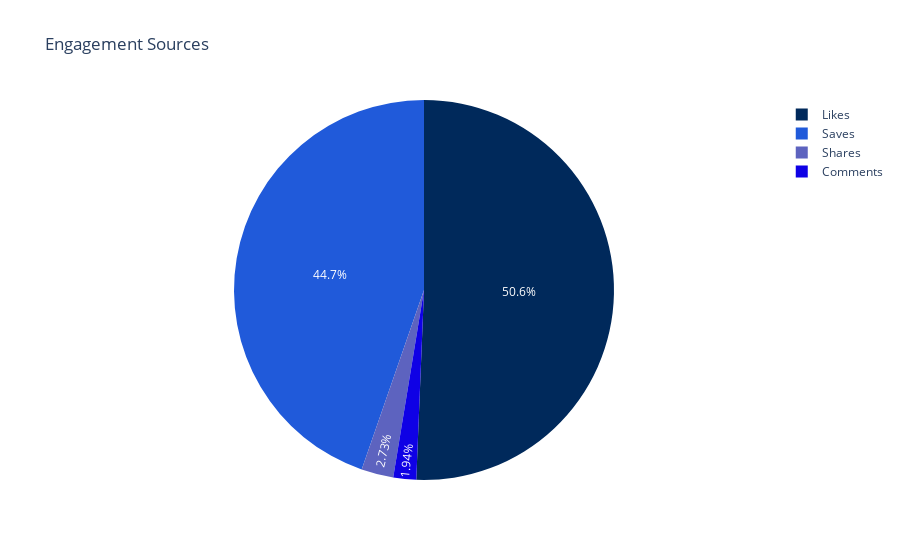

Here is the notebook cell this chart was saved with:
### Code cell
import random

#have a look at the distribution of engagement sources
engagement_metrics = ['Saves','Comments','Shares','Likes']
engagement_count = [data[metric].sum() for metric in engagement_metrics]

# Generate random color codes for each data source
def generate_random_color():
    return "#{:02x}{:02x}{:02x}".format(random.randint(0,100), random.randint(0, 219), random.randint(0, 255))

colors = [generate_random_color() for _ in reach_sources]

fig = px.pie(data_frame=data, names=engagement_metrics, values=engagement_count, title='Engagement Sources', color_discrete_sequence=colors)

fig.show()

### Figure 1 — Plotly figure (JSON) as saved in the notebook; plotly's stock layout.template omitted (floating-point values rounded to 4 significant figures)
{"data": [{"domain": {"x": [0, 1], "y": [0, 1]}, "hovertemplate": "label=%{label}<br>value=%{value}<extra></extra>", "labels": ["Saves", "Comments", "Shares", "Likes"], "legendgroup": "", "name": "", "showlegend": true, "type": "pie", "values": [18244, 793, 1114, 20680]}], "layout": {"legend": {"tracegroupgap": 0}, "piecolorway": ["#00295b", "#205ada", "#5d63bf", "#0f01e5"], "title": {"text": "Engagement Sources"}}}
